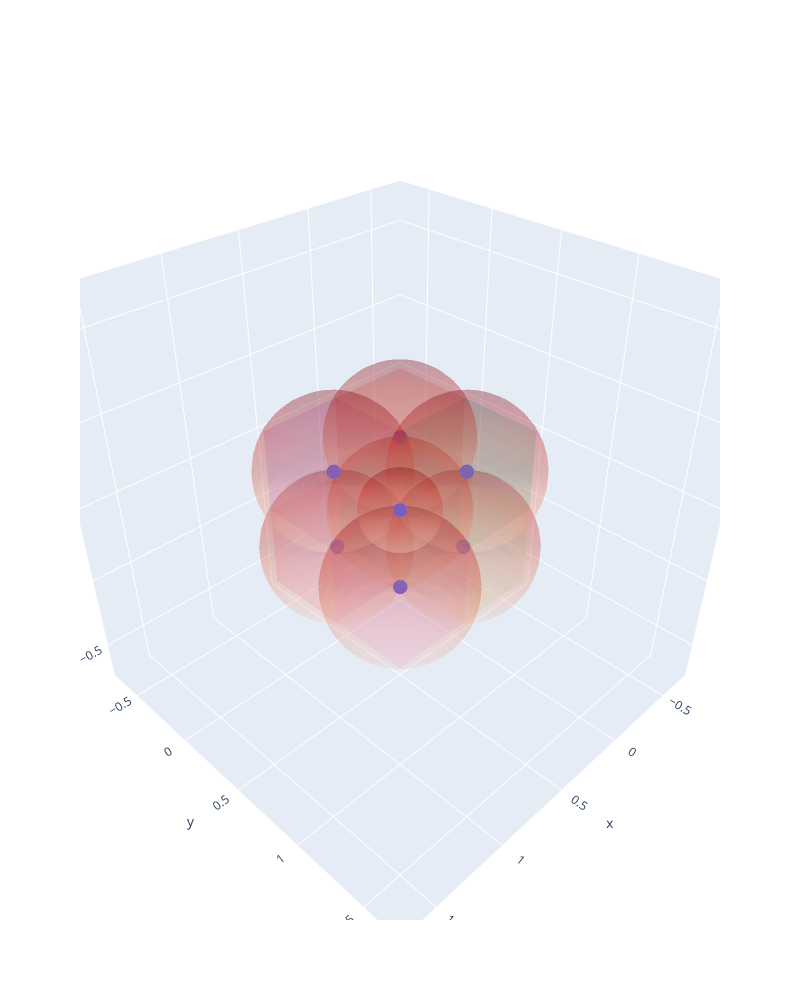

Write notebook code for a chart like this one.
### Code cell
################ 3 DIMENSIONES
np.random.seed(2023)
importlib.reload(utilities_voronoi)

# Sample set of points (replace with your own)
num_dimensions = 3
num_points = 2
original_points = generate_meshgrid(num_dimensions, num_points)
## Generate vertices for a hypercube (n-dimensional cube) defined by the given interval
intervals = [(0,1) for i in range(num_dimensions)]
vertices = utilities_voronoi.generate_hypercube_vertices(intervals)
## Define the coordinates of the square's vertices
#square_vertices = np.array([[0, 0], [0, 1], [1, 1], [1, 0],[0,0]]) NECCESARY?

## Compute original Voronoi diagram
vor = Voronoi(original_points)

## Compute symmetric points
#all_points = add_symmetric_points(vor,vertices,intervals)

all_points, _ = utilities_voronoi.add_symmetric_points(vor,vertices,intervals)
## Compute Voronoi diagram
finite_vor = Voronoi(all_points)

## Generate random radios for the points
## la distancia del centro a uno de los vertices es sqrt(3)*l/2 donde l es la longitud de la arista
epsilon = 0
radios = np.ones(len(original_points))*(np.sqrt(num_dimensions)*0.5)/2-epsilon
print('True distance is {}'.format(np.sqrt(num_dimensions)*0.5/2))
## Generate a dictionary
dict_radios = dict()
for i,point in enumerate(original_points):
    dict_radios[repr(list(point))] = [radios[i],0]

## Generate random 1 or -1 as the sign
derivative_sign = np.random.choice([-1,1],len(original_points))

### Make the last radius smaller to avoid space fill
points = list(dict_radios.keys())
point = points[-1]
dict_radios[point][0] = (np.sqrt(num_dimensions)*0.5/2)*0.5
radios = np.array(list(dict_radios.values()))[:,0]

## Plot Voronoi diagram
utilities_voronoi.plot_finite_voronoi_3D(finite_vor,all_points,original_points,radios,vertices,plot_symmetric_points=False)

## Check if the space is filled
space_filled,distances = utilities_voronoi.check_space_filled_vectorized(finite_vor,dict_radios,vertices)
print(space_filled)

if not space_filled:
    selected_vertex = utilities_voronoi.add_new_point_vectorized(finite_vor, vertices, distances, dict_radios)
    ## Project the new point to the hypercube (because of the extension it may be outside the hypercube)
    selected_vertex = utilities_voronoi.proyection_hypercube(selected_vertex, vertices)
    print('The selected vertex is:{}, corresponding to point {}, and the distance is {}'.format(selected_vertex,point,np.linalg.norm(selected_vertex-np.array(ast.literal_eval(point)))))

### Figure 1 — Plotly figure (JSON) as saved in the notebook; plotly's stock layout.template omitted (floating-point values rounded to 4 significant figures; data arrays with more than 128 entries replaced by an {"elided": "..."} marker saying what was removed)
{"data": [{"marker": {"size": 5}, "mode": "markers", "type": "scatter3d", "x": [0.25, 0.25, 0.75, 0.75, 0.25, 0.25, 0.75, 0.75], "y": [0.25, 0.25, 0.25, 0.25, 0.75, 0.75, 0.75, 0.75], "z": [0.25, 0.75, 0.25, 0.75, 0.25, 0.75, 0.25, 0.75]}, {"alphahull": 0, "colorscale": [[0, "#440154"], [0.1111, "#482878"], [0.2222, "#3e4989"], [0.3333, "#31688e"], [0.4444, "#26828e"], [0.5556, "#1f9e89"], [0.6667, "#35b779"], [0.7778, "#6ece58"], [0.8889, "#b5de2b"], [1, "#fde725"]], "opacity": 0.1, "type": "mesh3d", "x": [0, 0, 0.5, 0.5, 0, 0, 0.5, 0.5], "y": [0, 0.5, 0.5, 0, 0, 0.5, 0.5, 0], "z": [1, 1, 1, 1, 0.5, 0.5, 0.5, 0.5]}, {"alphahull": 0, "colorscale": [[0, "#440154"], [0.1111, "#482878"], [0.2222, "#3e4989"], [0.3333, "#31688e"], [0.4444, "#26828e"], [0.5556, "#1f9e89"], [0.6667, "#35b779"], [0.7778, "#6ece58"], [0.8889, "#b5de2b"], [1, "#fde725"]], "opacity": 0.1, "type": "mesh3d", "x": [0, 0, 0.5, 0.5, 0, 0.5, 0, 0.5], "y": [0.5, 1, 1, 0.5, 1, 1, 0.5, 0.5], "z": [1, 1, 1, 1, 0.5, 0.5, 0.5, 0.5]}, {"alphahull": 0, "colorscale": [[0, "#440154"], [0.1111, "#482878"], [0.2222, "#3e4989"], [0.3333, "#31688e"], [0.4444, "#26828e"], [0.5556, "#1f9e89"], [0.6667, "#35b779"], [0.7778, "#6ece58"], [0.8889, "#b5de2b"], [1, "#fde725"]], "opacity": 0.1, "type": "mesh3d", "x": [1, 0.5, 0.5, 1, 1, 1, 0.5, 0.5], "y": [0, 0.5, 0, 0.5, 0, 0.5, 0.5, 0], "z": [1, 1, 1, 1, 0.5, 0.5, 0.5, 0.5]}, {"alphahull": 0, "colorscale": [[0, "#440154"], [0.1111, "#482878"], [0.2222, "#3e4989"], [0.3333, "#31688e"], [0.4444, "#26828e"], [0.5556, "#1f9e89"], [0.6667, "#35b779"], [0.7778, "#6ece58"], [0.8889, "#b5de2b"], [1, "#fde725"]], "opacity": 0.1, "type": "mesh3d", "x": [1, 0.5, 0.5, 1, 1, 0.5, 1, 0.5], "y": [1, 1, 0.5, 0.5, 1, 1, 0.5, 0.5], "z": [1, 1, 1, 1, 0.5, 0.5, 0.5, 0.5]}, {"alphahull": 0, "colorscale": [[0, "#440154"], [0.1111, "#482878"], [0.2222, "#3e4989"], [0.3333, "#31688e"], [0.4444, "#26828e"], [0.5556, "#1f9e89"], [0.6667, "#35b779"], [0.7778, "#6ece58"], [0.8889, "#b5de2b"], [1, "#fde725"]], "opacity": 0.1, "type": "mesh3d", "x": [0, 0, 0.5, 0.5, 0, 0.5, 0, 0.5], "y": [0, 0.5, 0.5, 0, 0, 0, 0.5, 0.5], "z": [0.5, 0.5, 0.5, 0.5, 0, 0, 0, 0]}, {"alphahull": 0, "colorscale": [[0, "#440154"], [0.1111, "#482878"], [0.2222, "#3e4989"], [0.3333, "#31688e"], [0.4444, "#26828e"], [0.5556, "#1f9e89"], [0.6667, "#35b779"], [0.7778, "#6ece58"], [0.8889, "#b5de2b"], [1, "#fde725"]], "opacity": 0.1, "type": "mesh3d", "x": [1, 1, 1, 1, 0.5, 0.5, 0.5, 0.5], "y": [0, 0, 0.5, 0.5, 0.5, 0, 0, 0.5], "z": [0, 0.5, 0.5, 0, 0.5, 0.5, 0, 0]}, {"alphahull": 0, "colorscale": [[0, "#440154"], [0.1111, "#482878"], [0.2222, "#3e4989"], [0.3333, "#31688e"], [0.4444, "#26828e"], [0.5556, "#1f9e89"], [0.6667, "#35b779"], [0.7778, "#6ece58"], [0.8889, "#b5de2b"], [1, "#fde725"]], "opacity": 0.1, "type": "mesh3d", "x": [0, 0, 0.5, 0.5, 0, 0.5, 0, 0.5], "y": [1, 1, 1, 1, 0.5, 0.5, 0.5, 0.5], "z": [0.5, 0, 0.5, 0, 0.5, 0.5, 0, 0]}, {"alphahull": 0, "colorscale": [[0, "#440154"], [0.1111, "#482878"], [0.2222, "#3e4989"], [0.3333, "#31688e"], [0.4444, "#26828e"], [0.5556, "#1f9e89"], [0.6667, "#35b779"], [0.7778, "#6ece58"], [0.8889, "#b5de2b"], [1, "#fde725"]], "opacity": 0.1, "type": "mesh3d", "x": [1, 1, 0.5, 0.5, 1, 1, 0.5, 0.5], "y": [1, 1, 1, 1, 0.5, 0.5, 0.5, 0.5], "z": [0, 0.5, 0.5, 0, 0.5, 0, 0.5, 0]}, {"colorscale": [[0, "rgb(255,245,240)"], [0.125, "rgb(254,224,210)"], [0.25, "rgb(252,187,161)"], [0.375, "rgb(252,146,114)"], [0.5, "rgb(251,106,74)"], [0.625, "rgb(239,59,44)"], [0.75, "rgb(203,24,29)"], [0.875, "rgb(165,15,21)"], [1, "rgb(103,0,13)"]], "opacity": 0.2, "showscale": false, "type": "surface", "x": {"elided": "40x20 float values"}, "y": {"elided": "40x20 float values"}, "z": {"elided": "40x20 float values"}}, {"colorscale": [[0, "rgb(255,245,240)"], [0.125, "rgb(254,224,210)"], [0.25, "rgb(252,187,161)"], [0.375, "rgb(252,146,114)"], [0.5, "rgb(251,106,74)"], [0.625, "rgb(239,59,44)"], [0.75, "rgb(203,24,29)"], [0.875, "rgb(165,15,21)"], [1, "rgb(103,0,13)"]], "opacity": 0.2, "showscale": false, "type": "surface", "x": {"elided": "40x20 float values"}, "y": {"elided": "40x20 float values"}, "z": {"elided": "40x20 float values"}}, {"colorscale": [[0, "rgb(255,245,240)"], [0.125, "rgb(254,224,210)"], [0.25, "rgb(252,187,161)"], [0.375, "rgb(252,146,114)"], [0.5, "rgb(251,106,74)"], [0.625, "rgb(239,59,44)"], [0.75, "rgb(203,24,29)"], [0.875, "rgb(165,15,21)"], [1, "rgb(103,0,13)"]], "opacity": 0.2, "showscale": false, "type": "surface", "x": {"elided": "40x20 float values"}, "y": {"elided": "40x20 float values"}, "z": {"elided": "40x20 float values"}}, {"colorscale": [[0, "rgb(255,245,240)"], [0.125, "rgb(254,224,210)"], [0.25, "rgb(252,187,161)"], [0.375, "rgb(252,146,114)"], [0.5, "rgb(251,106,74)"], [0.625, "rgb(239,59,44)"], [0.75, "rgb(203,24,29)"], [0.875, "rgb(165,15,21)"], [1, "rgb(103,0,13)"]], "opacity": 0.2, "showscale": false, "type": "surface", "x": {"elided": "40x20 float values"}, "y": {"elided": "40x20 float values"}, "z": {"elided": "40x20 float values"}}, {"colorscale": [[0, "rgb(255,245,240)"], [0.125, "rgb(254,224,210)"], [0.25, "rgb(252,187,161)"], [0.375, "rgb(252,146,114)"], [0.5, "rgb(251,106,74)"], [0.625, "rgb(239,59,44)"], [0.75, "rgb(203,24,29)"], [0.875, "rgb(165,15,21)"], [1, "rgb(103,0,13)"]], "opacity": 0.2, "showscale": false, "type": "surface", "x": {"elided": "40x20 float values"}, "y": {"elided": "40x20 float values"}, "z": {"elided": "40x20 float values"}}, {"colorscale": [[0, "rgb(255,245,240)"], [0.125, "rgb(254,224,210)"], [0.25, "rgb(252,187,161)"], [0.375, "rgb(252,146,114)"], [0.5, "rgb(251,106,74)"], [0.625, "rgb(239,59,44)"], [0.75, "rgb(203,24,29)"], [0.875, "rgb(165,15,21)"], [1, "rgb(103,0,13)"]], "opacity": 0.2, "showscale": false, "type": "surface", "x": {"elided": "40x20 float values"}, "y": {"elided": "40x20 float values"}, "z": {"elided": "40x20 float values"}}, {"colorscale": [[0, "rgb(255,245,240)"], [0.125, "rgb(254,224,210)"], [0.25, "rgb(252,187,161)"], [0.375, "rgb(252,146,114)"], [0.5, "rgb(251,106,74)"], [0.625, "rgb(239,59,44)"], [0.75, "rgb(203,24,29)"], [0.875, "rgb(165,15,21)"], [1, "rgb(103,0,13)"]], "opacity": 0.2, "showscale": false, "type": "surface", "x": {"elided": "40x20 float values"}, "y": {"elided": "40x20 float values"}, "z": {"elided": "40x20 float values"}}, {"colorscale": [[0, "rgb(255,245,240)"], [0.125, "rgb(254,224,210)"], [0.25, "rgb(252,187,161)"], [0.375, "rgb(252,146,114)"], [0.5, "rgb(251,106,74)"], [0.625, "rgb(239,59,44)"], [0.75, "rgb(203,24,29)"], [0.875, "rgb(165,15,21)"], [1, "rgb(103,0,13)"]], "opacity": 0.2, "showscale": false, "type": "surface", "x": {"elided": "40x20 float values"}, "y": {"elided": "40x20 float values"}, "z": {"elided": "40x20 float values"}}], "layout": {"height": 1000, "scene": {"aspectmode": "cube", "xaxis": {"range": [-0.75, 1.75]}, "yaxis": {"range": [-0.75, 1.75]}, "zaxis": {"range": [-0.75, 1.75]}}, "width": 800}}
